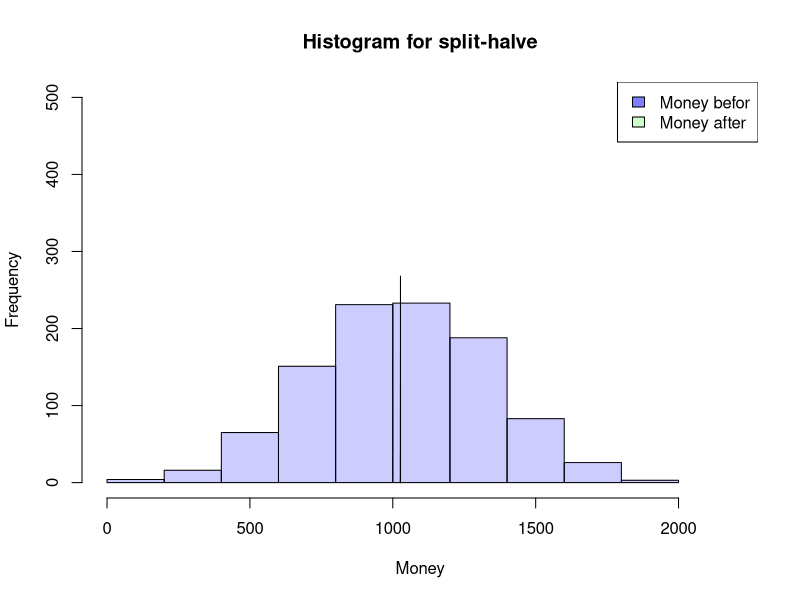
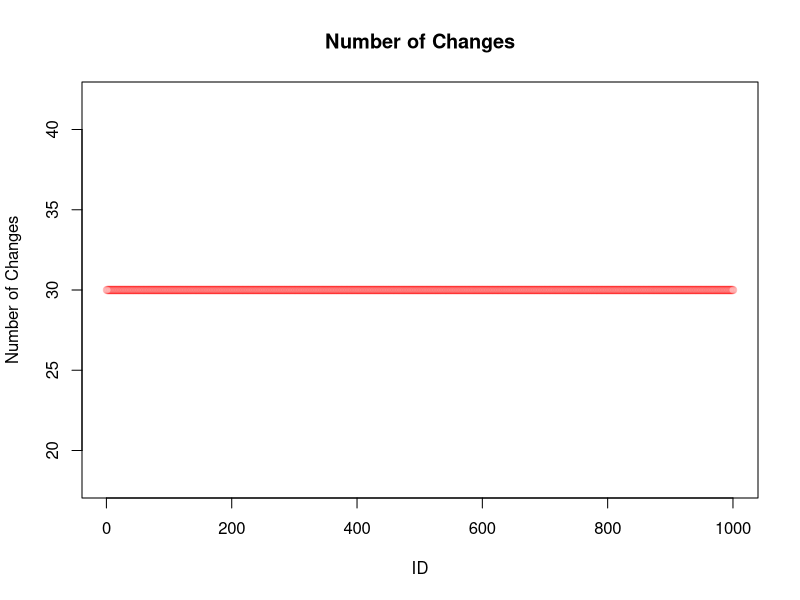
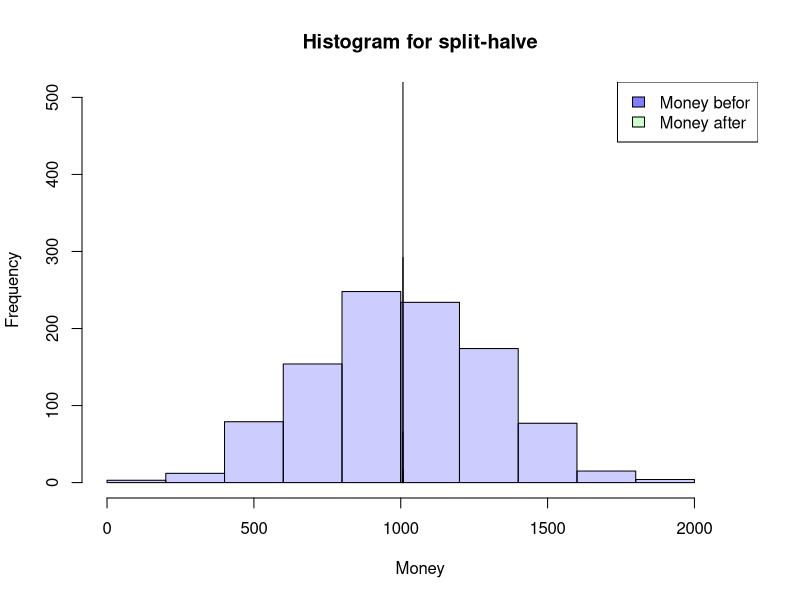
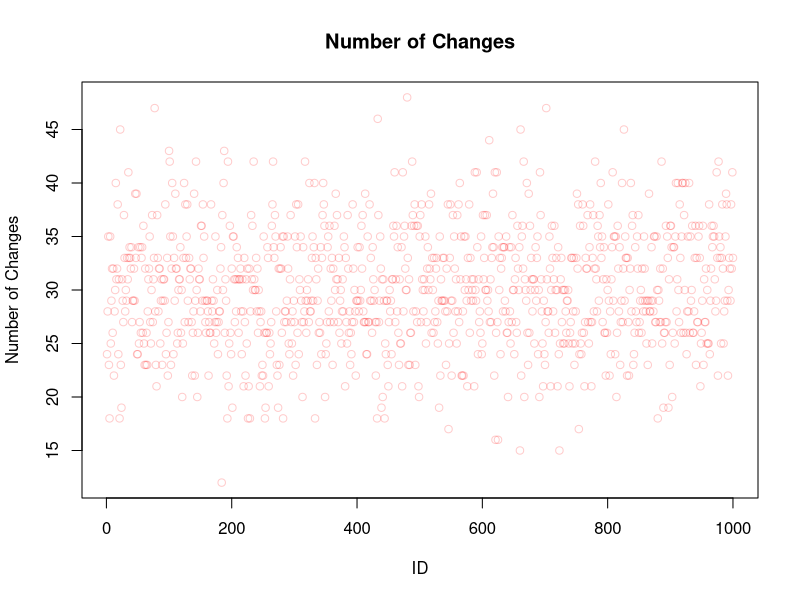
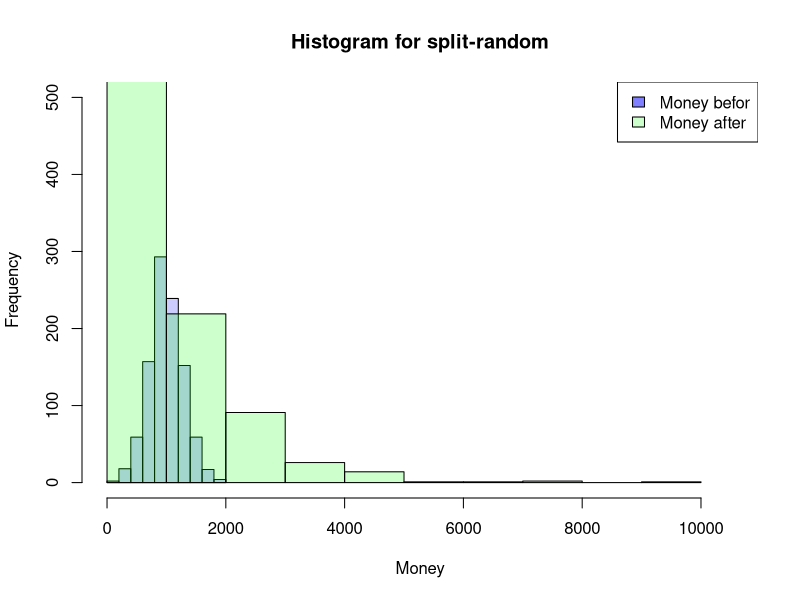
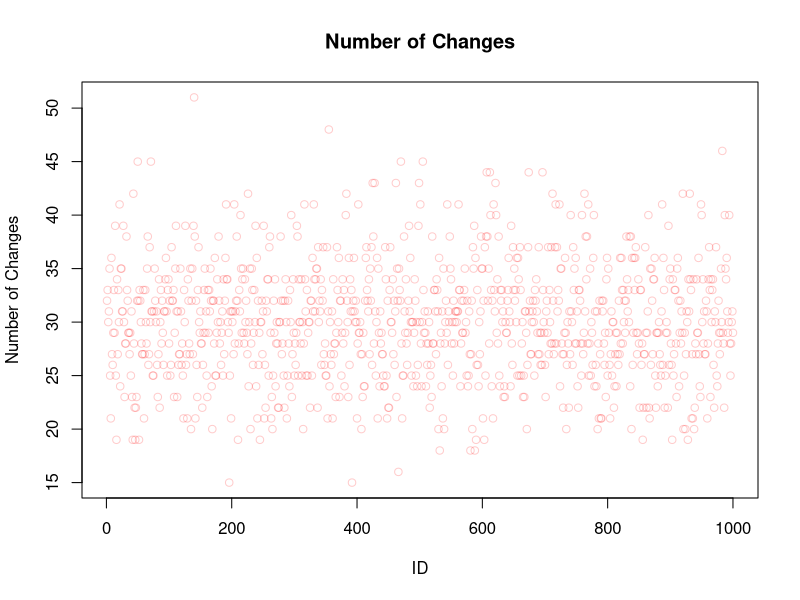

Reproduce these figures in R, in order.
## ---- chunk 1
SplitHalve <- function(nAgent,maxExchange,Money_mean=1000,Money_sd=300) {
  df <- data.frame(ID=seq(1,nAgent),
                   nE=0,
                   Ms=rnorm(nAgent, mean = Money_mean, sd = Money_sd),
                   MT=0,Me=0)
  df$Me <- df$Ms
  iE <- 1
  while (iE <= maxExchange) {
    df$MT <- df$Me
    rdf <- sample(df[df$nE < iE,"ID"], size=2)
    df[(df$ID == rdf[1] | df$ID == rdf[2]),"nE"] <-
      df[(df$ID == rdf[1] | df$ID == rdf[2]),"nE"]+1
    df[(df$ID == rdf[1] | df$ID == rdf[2]),"Me"] <-
      sum(df[(df$ID == rdf[1] | df$ID == rdf[2]),"MT"])/2
    if (NROW(df[df$nE < iE,"ID"]) < 2) {
      iE <- iE+1
      }
  }
  return(df)
}

## ---- chunk 2
df <- SplitHalve(1000,30)

summary(df)
hist(df$Ms, xlab="Money",main="Histogram for split-halve",
     col=rgb(0,0,1,0.2),
     xlim=c(0,max(c(df$Me,df$Ms)))*1.1,ylim=c(0,nrow(df)/2))
hist(df$Me, col=rgb(0,1,0,0.2),
     add=TRUE)
legend('topright', c('Money befor', 'Money after'),
       fill=c(rgb(0,0,1,0.5), rgb(0,1,0,0.2)))

plot(df$ID,df$nE,main="Number of Changes",
     xlab="ID",ylab="Number of Changes",
     col=rgb(1,0,0,0.2))

## ---- chunk 3
SplitHalve2 <- function(nAgent,maxExchange,Money_mean=1000,Money_sd=300) {
  df <- data.frame(ID=seq(1,nAgent),
                   nE=0,
                   Ms=rnorm(nAgent, mean = Money_mean, sd = Money_sd),
                   MT=0,Me=0)
  df$Me <- df$Ms
  iE <- 1
  while (iE <= maxExchange) {
    df$MT <- df$Me
    rdf <- sample(df$ID, size=2)
    df[(df$ID == rdf[1] | df$ID == rdf[2]),"nE"] <-
      df[(df$ID == rdf[1] | df$ID == rdf[2]),"nE"]+1
    df[(df$ID == rdf[1] | df$ID == rdf[2]),"Me"] <-
      sum(df[(df$ID == rdf[1] | df$ID == rdf[2]),"MT"])/2
    iE <- iE+1
  }
  return(df)
}
## ---- chunk 4
df <- SplitHalve2(1000,15000)

summary(df)
hist(df$Ms, xlab="Money",main="Histogram for split-halve",
     col=rgb(0,0,1,0.2),
     xlim=c(0,max(c(df$Me,df$Ms)))*1.1,ylim=c(0,nrow(df)/2))
hist(df$Me, col=rgb(0,1,0,0.2),
     add=TRUE)
legend('topright', c('Money befor', 'Money after'),
       fill=c(rgb(0,0,1,0.5), rgb(0,1,0,0.2)))

plot(df$ID,df$nE,main="Number of Changes",
     xlab="ID",ylab="Number of Changes",
     col=rgb(1,0,0,0.2))
## ---- chunk 5
SplitRandom <- function(nAgent,maxExchange,Money_mean=1000,Money_sd=300) {
  df <- data.frame(ID=seq(1,nAgent),
                   nE=0,
                   Ms=rnorm(nAgent, mean = Money_mean, sd = Money_sd),
                   MT=0,Me=0)
  df$Me <- df$Ms
  iE <- 1
  while (iE <= maxExchange) {
    df$MT <- df$Me
    rdf <- sample(df$ID, size=2)
    rds <- sample(0:100, size=1)/100
    df[(df$ID == rdf[1] | df$ID == rdf[2]),"nE"] <-
      df[(df$ID == rdf[1] | df$ID == rdf[2]),"nE"]+1
    df[(df$ID == rdf[1] | df$ID == rdf[2]),"Me"] <-
      sum(df[(df$ID == rdf[1] | df$ID == rdf[2]),"MT"])*c(rds,1-rds)
    iE <- iE+1
  }
  return(df)
}

## ---- chunk 6
df <- SplitRandom(1000,15000)

summary(df)
hist(df$Ms, xlab="Money",main="Histogram for split-random",
     col=rgb(0,0,1,0.2),
     xlim=c(0,max(c(df$Me,df$Ms)))*1.1,ylim=c(0,nrow(df)/2))
hist(df$Me, col=rgb(0,1,0,0.2),
     add=TRUE)
legend('topright', c('Money befor', 'Money after'),
       fill=c(rgb(0,0,1,0.5), rgb(0,1,0,0.2)))

plot(df$ID,df$nE,main="Number of Changes",
     xlab="ID",ylab="Number of Changes",
     col=rgb(1,0,0,0.2))
